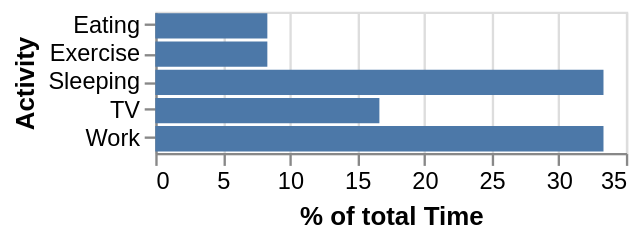

Describe this chart as a Vega-Lite specification.
### Vega specification from a JSON file in a GitHub repository (floating-point values rounded to 4 significant figures)
{"$schema": "https://vega.github.io/schema/vega/v5.json", "description": "A bar graph showing what activites consume what percentage of the day.", "autosize": "pad", "background": "white", "padding": 5, "width": 200, "style": "cell", "data": [{"name": "source_0", "values": [{"Activity": "Sleeping", "Time": 8}, {"Activity": "Eating", "Time": 2}, {"Activity": "TV", "Time": 4}, {"Activity": "Work", "Time": 8}, {"Activity": "Exercise", "Time": 2}]}, {"name": "data_0", "source": "source_0", "transform": [{"type": "joinaggregate", "as": ["TotalTime"], "ops": ["sum"], "fields": ["Time"]}, {"type": "formula", "expr": "datum.Time/datum.TotalTime * 100", "as": "PercentOfTotal"}, {"type": "filter", "expr": "datum[\"PercentOfTotal\"] !== null && isFinite(datum[\"PercentOfTotal\"])"}]}], "signals": [{"name": "y_step", "value": 12}, {"name": "height", "update": "bandspace(domain('y').length, 0.1, 0.05) * y_step"}], "marks": [{"name": "marks", "type": "rect", "style": ["bar"], "from": {"data": "data_0"}, "encode": {"update": {"fill": {"value": "#4c78a8"}, "x": {"scale": "x", "field": "PercentOfTotal"}, "x2": {"scale": "x", "value": 0}, "y": {"scale": "y", "field": "Activity"}, "height": {"scale": "y", "band": true}}}}], "scales": [{"name": "x", "type": "linear", "domain": {"data": "data_0", "field": "PercentOfTotal"}, "range": [0, {"signal": "width"}], "nice": true, "zero": true}, {"name": "y", "type": "band", "domain": {"data": "data_0", "field": "Activity", "sort": true}, "range": {"step": {"signal": "y_step"}}, "paddingInner": 0.1, "paddingOuter": 0.05}], "axes": [{"scale": "x", "orient": "bottom", "gridScale": "y", "grid": true, "tickCount": {"signal": "ceil(width/40)"}, "domain": false, "labels": false, "maxExtent": 0, "minExtent": 0, "ticks": false, "zindex": 0}, {"scale": "x", "orient": "bottom", "grid": false, "title": "% of total Time", "labelFlush": true, "labelOverlap": true, "tickCount": {"signal": "ceil(width/40)"}, "zindex": 0}, {"scale": "y", "orient": "left", "grid": false, "title": "Activity", "zindex": 0}], "config": {"background": "white"}}
